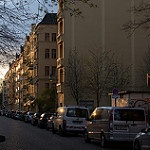
#> input picture db_80/street/2.jpg, 150 x 150 px, found by its file name
$ jupyter execute --allow-errors notebook.ipynb   (older library calls are emulated)
#> lines starting #> are read from the running program, lines starting #| are printed output that depends on the picture; after the words box and inside, x2 and y2 are one past the last pixel; in counts of white or black regions, pixels touching at a corner belong together
[cell 1]
import cv2
import numpy as np
import os
import pickle
from scipy.stats import skew, kurtosis
from scipy.spatial.distance import cosine
from skimage.feature import graycomatrix, graycoprops
from tqdm import tqdm
import matplotlib.pyplot as plt

# =============================================================================
# 1. FUNGSI EKSTRAKSI FITUR
# =============================================================================

[cell 2]
def extract_color_features(image):
    """Mengekstrak fitur warna: HSV Histogram dan Color Moments."""
    hsv = cv2.cvtColor(image, cv2.COLOR_BGR2HSV)

    # a. HSV Histogram (Bins: 16 untuk H, 8 untuk S, 8 untuk V)
    hist = cv2.calcHist([hsv], [0, 1, 2], None, [16, 8, 8], [0, 180, 0, 256, 0, 256])
    cv2.normalize(hist, hist)
    hist = hist.flatten()

    # b. Color Moments (Mean, Std, Skewness, Kurtosis) per channel
    moments = []
    for i in range(3): # H, S, V
        channel = hsv[:, :, i]
        mean = np.mean(channel)
        std = np.std(channel)
        skewness = skew(channel.flatten())
        kurt = kurtosis(channel.flatten())
        moments.extend([mean, std, skewness, kurt])

    return np.concatenate([hist, moments])

[cell 3]
def extract_texture_features(image):
    """Mengekstrak fitur tekstur menggunakan GLCM."""
    gray = cv2.cvtColor(image, cv2.COLOR_BGR2GRAY)

    # Hitung GLCM dengan 4 arah
    distances = [1] # Jarak piksel
    angles = [0, np.pi/4, np.pi/2, 3*np.pi/4] # 0, 45, 90, 135 derajat
    glcm = graycomatrix(gray, distances=distances, angles=angles, symmetric=True, normed=True)

    # Hitung properti GLCM dan ambil rata-ratanya
    contrast = np.mean(graycoprops(glcm, 'contrast'))
    correlation = np.mean(graycoprops(glcm, 'correlation'))
    energy = np.mean(graycoprops(glcm, 'energy'))
    homogeneity = np.mean(graycoprops(glcm, 'homogeneity'))

    return np.array([contrast, correlation, energy, homogeneity])

[cell 4]
def extract_shape_features(image):
    """Mengekstrak fitur bentuk."""
    gray = cv2.cvtColor(image, cv2.COLOR_BGR2GRAY)

    # Thresholding dengan Otsu untuk mendapatkan citra biner
    _, thresh = cv2.threshold(gray, 0, 255, cv2.THRESH_BINARY_INV + cv2.THRESH_OTSU)

    # Cari kontur
    contours, _ = cv2.findContours(thresh, cv2.RETR_EXTERNAL, cv2.CHAIN_APPROX_SIMPLE)

    if not contours:
        return np.zeros(6) # Return nol jika tidak ada kontur

    # Ambil kontur terbesar berdasarkan area
    main_contour = max(contours, key=cv2.contourArea)

    # Hitung fitur bentuk
    area = cv2.contourArea(main_contour)
    perimeter = cv2.arcLength(main_contour, True)

    if area == 0 or perimeter == 0:
        return np.zeros(6)

    x, y, w, h = cv2.boundingRect(main_contour)
    aspect_ratio = float(w) / h

    bounding_box_area = w * h
    extent = float(area) / bounding_box_area if bounding_box_area > 0 else 0

    hull = cv2.convexHull(main_contour)
    hull_area = cv2.contourArea(hull)
    solidity = float(area) / hull_area if hull_area > 0 else 0

    equivalent_diameter = np.sqrt(4 * area / np.pi)
    circularity = (4 * np.pi * area) / (perimeter**2) if perimeter > 0 else 0

    return np.array([area, perimeter, aspect_ratio, extent, solidity, circularity])

[cell 5]
def extract_features(image_path):
    """Fungsi utama untuk mengekstrak semua fitur dari sebuah gambar."""
    image = cv2.imread(image_path)
    if image is None:
        print(f"Warning: Could not read image {image_path}")
        return None, None, None, None

    # Normalisasi ukuran gambar untuk konsistensi
    image = cv2.resize(image, (256, 256))

    color_feat = extract_color_features(image)
    texture_feat = extract_texture_features(image)
    shape_feat = extract_shape_features(image)

    # Gabungkan semua fitur
    combined_feat = np.concatenate([color_feat, texture_feat, shape_feat])

    return color_feat, texture_feat, combined_feat

# =============================================================================
# 2. INDEKSASI DATABASE
# =============================================================================

[cell 6]
# [18 lines left out: function index_database, not called in this run]

# =============================================================================
# 3. PENCARIAN GAMBAR
# =============================================================================

[cell 7]
def search(query_path, features, feature_type='combined', top_k=5):
    """Mencari gambar yang mirip berdasarkan fitur."""
    query_color, query_texture, query_combined = extract_features(query_path)

    if query_combined is None:
        print("Gagal mengekstrak fitur dari gambar query.")
        return []

    query_feat_map = {
        'color': query_color,
        'texture': query_texture,
        'combined': query_combined
    }
    query_feature = query_feat_map[feature_type]

    results = []
    for path, db_features in features.items():
        db_feature = db_features[feature_type]
        # Menggunakan Cosine Distance (1 - Cosine Similarity)
        dist = cosine(query_feature, db_feature)
        results.append((path, dist))

    results.sort(key=lambda x: x[1])
    return results[:top_k]

[cell 8]
def display_results(query_path, search_results, config_name):
    """Menampilkan gambar query dan hasil pencarian."""
    query_img = cv2.imread(query_path)
    query_img = cv2.cvtColor(query_img, cv2.COLOR_BGR2RGB)

    # 1. Set the figure background to actual white
    plt.figure(figsize=(15, 5), facecolor='white')
    plt.suptitle(f'Hasil Pencarian - Konfigurasi: {config_name}', fontsize=16)

    # Tampilkan gambar query
    plt.subplot(1, 6, 1)
    plt.imshow(query_img)
    plt.title("Query Image")
    plt.axis('off')

    # Tampilkan hasil Top-5
    for i, (path, dist) in enumerate(search_results):
        result_img = cv2.imread(path)
        result_img = cv2.cvtColor(result_img, cv2.COLOR_BGR2RGB)
        plt.subplot(1, 6, i + 2)
        plt.imshow(result_img)
        plt.title(f"Rank {i+1}\nDist: {dist:.4f}")
        plt.axis('off')

    # 2. Use tight_layout() to optimize spacing (from your working example)
    # We use rect to prevent the suptitle from being cut off by tight_layout
    plt.tight_layout(rect=[0, 0.03, 1, 0.95])

    # 3. Save the figure *before* showing it
    # We can also add facecolor='white' here to be 100% sure
    # the saved file's background is white.
    plt.savefig(
        f"results/result_{os.path.basename(query_path)}_{config_name}.png",
        bbox_inches='tight',
        facecolor='white' # Ensures saved file bg is white
    )

    # 4. Show the plot
    plt.show()

# =============================================================================
# 4. EVALUASI
# =============================================================================

[cell 9]
def get_class_from_path(path):
    """Mendapatkan nama kelas dari path (berdasarkan nama folder)."""
    return os.path.basename(os.path.dirname(path))

[cell 10]
# [29 lines left out: function evaluate_precision, not called in this run]

# =============================================================================
# MAIN SCRIPT
# =============================================================================

[cell 11]
DB_PATH = 'db_80/'
QUERY_PATH = 'query/'
FEATURE_FILE = 'features.pkl'

# --- Langkah 1: Indexing Database (hanya perlu dijalankan sekali) ---
# Cek jika file fitur sudah ada, jika tidak, buat baru.
if not os.path.exists(FEATURE_FILE):
    print("File fitur tidak ditemukan. Memulai proses indeksasi...")
    db_features = index_database(DB_PATH, FEATURE_FILE)
else:
    print("Memuat fitur dari file...")
    with open(FEATURE_FILE, 'rb') as f:
#> (reads features.pkl from the repository)
        db_features = pickle.load(f)

# --- Langkah 2: Lakukan Pencarian untuk Contoh Query ---
# Pilih satu gambar dari folder query Anda
example_query = os.path.join(QUERY_PATH, 'street/2.jpg') # Ganti sesuai nama file query Anda

# Cari dengan konfigurasi A (Warna)
results_color = search(example_query, db_features, feature_type='color', top_k=5)
#> in extract_features, image is the input picture: shape (150, 150, 3); mean B, G, R 52.9, 58, 64
#> in extract_features, `image = cv2.resize(image, (256, 256))`:
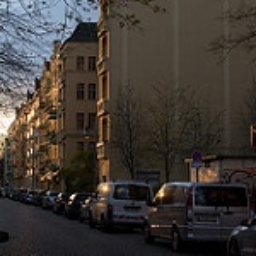
#> image: shape (256, 256, 3); mean B, G, R 52.7, 57.9, 63.9
#> in extract_color_features, `hsv = cv2.cvtColor(image, cv2.COLOR_BGR2HSV)`: hsv: shape (256, 256, 3); mean H, S, V 48.4, 76.4, 67.9
#> in extract_color_features, `hist = hist.flatten()`: hist = 1024 values, max 0.663 at index 82, min 0 at index 15, mean 0.00463
#> the loop in extract_color_features, `for i in range(3):` made 3 passes
#> (mean, std, skewness, kurt) on passes 1 to 3: (48.44, 50.47, 0.984, -0.687), (76.36, 44.31, 1.41, 2.76), (67.9, 44.28, 1.38, 2)
#> pass 1, in extract_color_features, `channel = hsv[:, :, i]`:
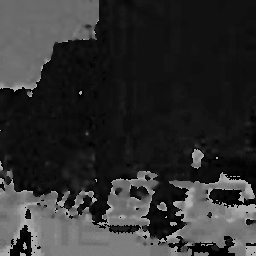
#> channel: shape (256, 256); min 0, max 178, mean 48.4
#> pass 2, in extract_color_features, `channel = hsv[:, :, i]`:
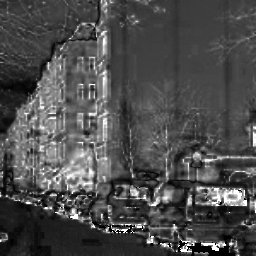
#> channel: shape (256, 256); min 0, max 255, mean 76.4
#> pass 3, in extract_color_features, `channel = hsv[:, :, i]`:
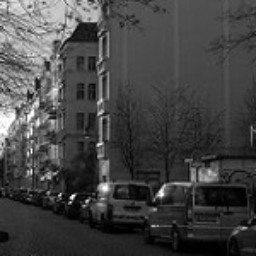
#> channel: shape (256, 256); min 0, max 255, mean 67.9
#> after the loop in extract_color_features, `for i in range(3):`: moments = [48.44, 50.47, 0.984, -0.687, 76.36, 44.31, 1.41, 2.76, 67.9, 44.28, 1.38, 2]
#> in extract_features, `color_feat = extract_color_features(image)`: color_feat = 1036 values, max 76.36 at index 1028, min -0.687 at index 1027, mean 0.332
#> in extract_texture_features, `gray = cv2.cvtColor(image, cv2.COLOR_BGR2GRAY)`:
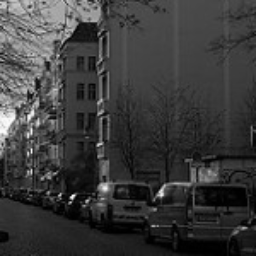
#> gray: shape (256, 256); min 0, max 252, mean 59.1
#> in extract_texture_features, `contrast = np.mean(graycoprops(glcm, 'contrast'))`: contrast = 184.5
#> in extract_texture_features, `correlation = np.mean(graycoprops(glcm, 'correlation'))`: correlation = 0.938
#> in extract_texture_features, `energy = np.mean(graycoprops(glcm, 'energy'))`: energy = 0.0303
#> in extract_texture_features, `homogeneity = np.mean(graycoprops(glcm, 'homogeneity'))`: homogeneity = 0.278
#> in extract_features, `texture_feat = extract_texture_features(image)`: texture_feat = [184.5, 0.938, 0.0303, 0.278]
#> in extract_shape_features, `_, thresh = cv2.threshold(gray, 0, 255, cv2.THRESH_BINARY_INV + cv2.TH..`:
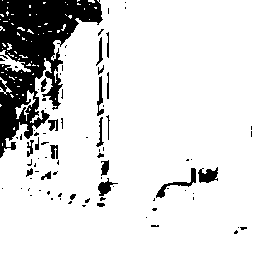
#> thresh: shape (256, 256); 85.9% white; 88 black regions (66 under 20 px)
#> in extract_shape_features, `contours, _ = cv2.findContours(thresh, cv2.RETR_EXTERNAL, cv2.CHAIN_AP..`: contours = 78 contours, 74 with area under 20; largest, box (x1, y1, x2, y2) and area: (0, 0, 256, 256) 56736, (0, 50, 31, 72) 185, (15, 90, 36, 121) 112, (0, 77, 12, 95) 31
#> in extract_shape_features, `main_contour = max(contours, key=cv2.contourArea)`: main_contour = contour of 329 points, box (x1, y1, x2, y2) (0, 0, 256, 256), area 56736
#> in extract_shape_features, `area = cv2.contourArea(main_contour)`: area = 56736
#> in extract_shape_features, `perimeter = cv2.arcLength(main_contour, True)`: perimeter = 1453.6
#> in extract_shape_features, `x, y, w, h = cv2.boundingRect(main_contour)`: x = 0; w = 256
#> in extract_shape_features, `aspect_ratio = float(w) / h`: aspect_ratio = 1
#> in extract_shape_features, `bounding_box_area = w * h`: bounding_box_area = 65536
#> in extract_shape_features, `extent = float(area) / bounding_box_area if bounding_box_area > 0 else 0`: extent = 0.866
#> in extract_shape_features, `hull = cv2.convexHull(main_contour)`: hull = contour of 10 points, box (x1, y1, x2, y2) (0, 0, 256, 256), area 59112
#> in extract_shape_features, `hull_area = cv2.contourArea(hull)`: hull_area = 59112.5
#> in extract_shape_features, `solidity = float(area) / hull_area if hull_area > 0 else 0`: solidity = 0.96
#> in extract_shape_features, `equivalent_diameter = np.sqrt(4 * area / np.pi)`: equivalent_diameter = 268.8
#> in extract_shape_features, `circularity = (4 * np.pi * area) / (perimeter**2) if perimeter > 0 els..`: circularity = 0.337
#> in extract_features, `shape_feat = extract_shape_features(image)`: shape_feat = [56736, 1453.6, 1, 0.866, 0.96, 0.337]
#> in extract_features, `combined_feat = np.concatenate([color_feat, texture_feat, shape_feat])`: combined_feat = 1046 values, max 56736 at index 1040, min -0.687 at index 1027, mean 56.14
#> in search, `query_color, query_texture, query_combined = extract_features(query_pa..`: query_color has the same summary as color_feat in extract_features; query_texture = [184.5, 0.938, 0.0303, 0.278]; query_combined has the same summary as combined_feat in extract_features
#> in search, `query_feature = query_feat_map[feature_type]`: query_feature has the same summary as color_feat in extract_features
#> the loop in search, `for path, db_features in features.items():` made 80 passes
#> dist on passes 1 to 12: 0.292, 0.0525, 0.0334, 0.0492, 0.0644, 0.0964, 0.413, 0.102, 0.0933, 0.0367, 0.153, 0.0815
#> after the loop in search, `for path, db_features in features.items():`: results = 80 items
#> results_color = [('db_80/forest\\49.jpg', 0.0112), ('db_80/forest\\48.jpg', 0.0202), ('db_80/buildings\\96.jpg', 0.0217), ('db_80/forest\\46.jpg', 0.029), ('db_80/buildings\\125.jpg', 0.0334)]
#> (the rest of this cell did not finish here and is left out)


# Cari dengan konfigurasi B (Tekstur GLCM)
results_texture = search(example_query, db_features, feature_type='texture', top_k=5)
display_results(example_query, results_texture, "B. GLCM")

# Cari dengan konfigurasi C (Gabungan)
results_combined = search(example_query, db_features, feature_type='combined', top_k=5)
display_results(example_query, results_combined, "C. Gabungan")

# --- Langkah 3: Evaluasi Sistem ---
print("\nMemulai evaluasi Precision@5...")

# Untuk evaluasi, pastikan folder query Anda punya subfolder per kelas, contoh:
# query/
# |-- class_A/
# |   |-- query_A_01.jpg
# |   |-- query_A_02.jpg
# |-- class_B/
# |   |-- query_B_01.jpg

# Buat folder dummy untuk evaluasi jika belum ada
if not os.path.exists(os.path.join(QUERY_PATH, 'class_A')):
    print("Struktur folder query untuk evaluasi tidak ditemukan. Harap siapkan folder query dengan subfolder kelas.")
else:
    # A. Warna
    p_color = evaluate_precision(QUERY_PATH, db_features, 'color', top_k=5)

    # B. GLCM
    p_texture = evaluate_precision(QUERY_PATH, db_features, 'texture', top_k=5)

    # C. Gabungan
    p_combined = evaluate_precision(QUERY_PATH, db_features, 'combined', top_k=5)

    print("\n--- Hasil Evaluasi Precision@5 ---")
    print(f"Konfigurasi A (Warna):     {p_color:.4f}")
    print(f"Konfigurasi B (GLCM):      {p_texture:.4f}")
    print(f"Konfigurasi C (Gabungan):  {p_combined:.4f}")
